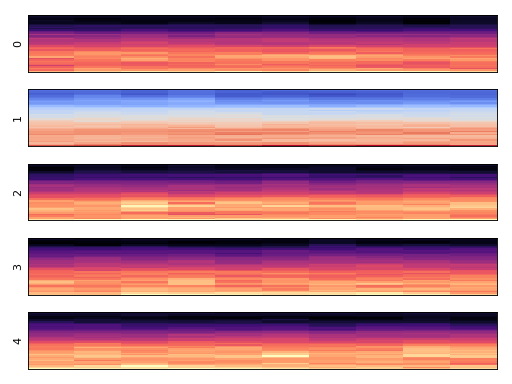

Write Python code to recreate this figure.
import dcase_util
data = dcase_util.utils.Example.feature_container()
data_sequencer = dcase_util.data.Sequencer(
    frames=10,
    hop_length_frames=100
)
sequenced_data = data_sequencer.sequence(data)
sequenced_data.plot()
